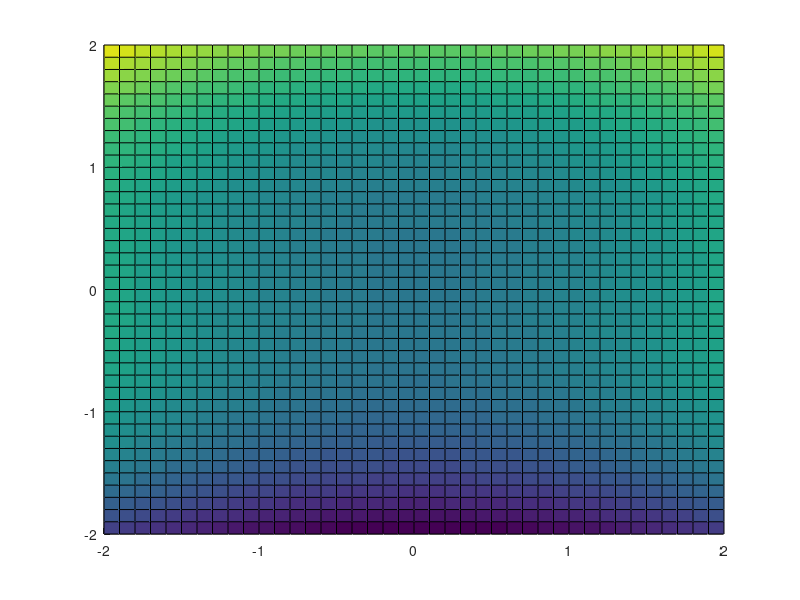

Recreate this plot in MATLAB.
% [绘图]函数在x-y平面的投影图
% surface(x, y, z)得到函数在x-y平面的投影图，以颜色区分z的大小
[x, y] = meshgrid(-2: 0.1: 2);
z = x.^2 + y.^3;
surface(x, y, z);
